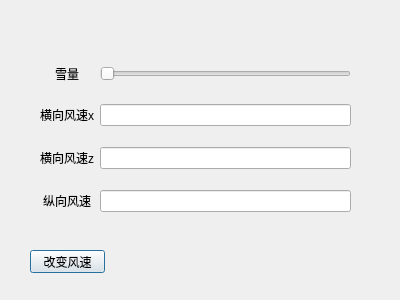
<?xml version="1.0" encoding="UTF-8"?>
<ui version="4.0">
 <class>SnowDialog</class>
 <widget class="QDialog" name="SnowDialog">
  <property name="geometry">
   <rect>
    <x>0</x>
    <y>0</y>
    <width>400</width>
    <height>300</height>
   </rect>
  </property>
  <property name="windowTitle">
   <string>设置下雪效果</string>
  </property>
  <widget class="QWidget" name="gridLayoutWidget">
   <property name="geometry">
    <rect>
     <x>40</x>
     <y>50</y>
     <width>311</width>
     <height>181</height>
    </rect>
   </property>
   <layout class="QGridLayout" name="gridLayout">
    <item row="1" column="0" alignment="Qt::AlignHCenter">
     <widget class="QLabel" name="label">
      <property name="text">
       <string>横向风速x</string>
      </property>
     </widget>
    </item>
    <item row="2" column="0" alignment="Qt::AlignHCenter">
     <widget class="QLabel" name="label_2">
      <property name="text">
       <string>横向风速z</string>
      </property>
     </widget>
    </item>
    <item row="3" column="0" alignment="Qt::AlignHCenter">
     <widget class="QLabel" name="label_3">
      <property name="text">
       <string>纵向风速</string>
      </property>
     </widget>
    </item>
    <item row="3" column="2">
     <widget class="QLineEdit" name="wind_yEdit"/>
    </item>
    <item row="2" column="2">
     <widget class="QLineEdit" name="wind_zEdit"/>
    </item>
    <item row="1" column="2">
     <widget class="QLineEdit" name="wind_xEdit"/>
    </item>
    <item row="0" column="2">
     <widget class="QSlider" name="snownum_slider">
      <property name="orientation">
       <enum>Qt::Horizontal</enum>
      </property>
     </widget>
    </item>
    <item row="0" column="0" alignment="Qt::AlignHCenter">
     <widget class="QLabel" name="label_4">
      <property name="text">
       <string>雪量</string>
      </property>
     </widget>
    </item>
   </layout>
  </widget>
  <widget class="QPushButton" name="change_wind_button">
   <property name="geometry">
    <rect>
     <x>30</x>
     <y>250</y>
     <width>75</width>
     <height>23</height>
    </rect>
   </property>
   <property name="text">
    <string>改变风速</string>
   </property>
  </widget>
 </widget>
 <resources/>
 <connections>
  <connection>
   <sender>SnowDialog</sender>
   <signal>finished(int)</signal>
   <receiver>SnowDialog</receiver>
   <slot>show()</slot>
   <hints>
    <hint type="sourcelabel">
     <x>199</x>
     <y>149</y>
    </hint>
    <hint type="destinationlabel">
     <x>199</x>
     <y>149</y>
    </hint>
   </hints>
  </connection>
 </connections>
</ui>
